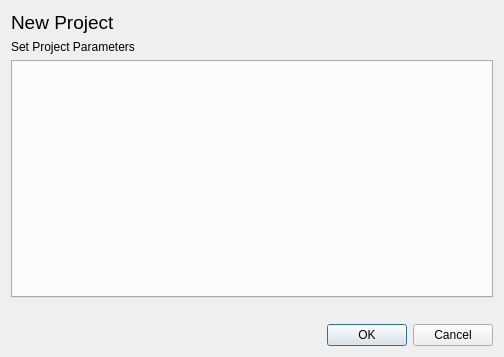
<?xml version="1.0" encoding="UTF-8"?>
<ui version="4.0">
 <class>Dialog</class>
 <widget class="QDialog" name="Dialog">
  <property name="geometry">
   <rect>
    <x>0</x>
    <y>0</y>
    <width>504</width>
    <height>357</height>
   </rect>
  </property>
  <property name="windowTitle">
   <string>New Project - Setup parameters</string>
  </property>
  <layout class="QVBoxLayout" name="verticalLayout">
   <item>
    <widget class="QLabel" name="label_4">
     <property name="font">
      <font>
       <family>Ubuntu</family>
       <pointsize>14</pointsize>
       <weight>50</weight>
       <italic>false</italic>
       <bold>false</bold>
      </font>
     </property>
     <property name="text">
      <string>New Project</string>
     </property>
    </widget>
   </item>
   <item>
    <widget class="QLabel" name="label_3">
     <property name="text">
      <string>Set Project Parameters</string>
     </property>
    </widget>
   </item>
   <item>
    <widget class="QTabWidget" name="tabs">
     <property name="tabPosition">
      <enum>QTabWidget::West</enum>
     </property>
    </widget>
   </item>
   <item>
    <widget class="QLabel" name="error_label">
     <property name="text">
      <string/>
     </property>
    </widget>
   </item>
   <item>
    <widget class="QDialogButtonBox" name="button_box">
     <property name="orientation">
      <enum>Qt::Horizontal</enum>
     </property>
     <property name="standardButtons">
      <set>QDialogButtonBox::Cancel|QDialogButtonBox::Ok</set>
     </property>
    </widget>
   </item>
  </layout>
 </widget>
 <resources/>
 <connections>
  <connection>
   <sender>button_box</sender>
   <signal>accepted()</signal>
   <receiver>Dialog</receiver>
   <slot>accept()</slot>
   <hints>
    <hint type="sourcelabel">
     <x>248</x>
     <y>254</y>
    </hint>
    <hint type="destinationlabel">
     <x>157</x>
     <y>274</y>
    </hint>
   </hints>
  </connection>
  <connection>
   <sender>button_box</sender>
   <signal>rejected()</signal>
   <receiver>Dialog</receiver>
   <slot>reject()</slot>
   <hints>
    <hint type="sourcelabel">
     <x>316</x>
     <y>260</y>
    </hint>
    <hint type="destinationlabel">
     <x>286</x>
     <y>274</y>
    </hint>
   </hints>
  </connection>
 </connections>
</ui>
